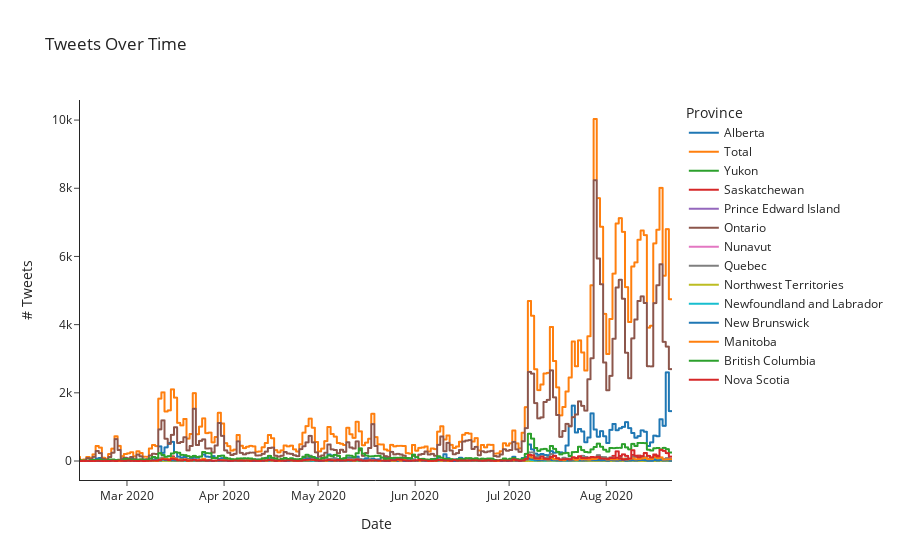

Here is the notebook cell this chart was saved with:
### Markdown cell above
## How many and where?

what does the conversation look like?

### Code cell
import plotly.express as px
min_d,max_d = str(total_df["created_at"].min()).split()[0],str(total_df["created_at"].max()).split()[0]
counts = total_df.groupby(["created_at","province"]).count()["screen_name"].unstack().fillna(0)
# Get grand total for each date
counts = pd.DataFrame(counts.assign(Total=counts.sum(1)).stack()).reset_index().rename({0: "count"},axis=1)

counts = counts[counts["province"].isin(PROVINCES+["Total"])]
idx = pd.MultiIndex.from_product([counts['created_at'].unique(), counts['province'].unique()],names=['created_at', 'province'])
counts = counts.set_index(['created_at', 'province']).reindex(idx).reset_index().sort_values('created_at').fillna(0)
counts
args = {
    "x": "created_at",
    "y": "count",
    "color": "province",
    "line_shape": "vh",
    "title":  "Tweets Over Time",
    "template": "simple_white",
    "labels": {"count": "# Tweets", "created_at": "Date", "province": "Province"},
}

fig = px.line(counts,**args)
# fig.write_html(f"../visualizations/exploratory_analysis/{min_d}_{max_d}-tweets_over_time.html")
fig.show()

### Figure 1 — Plotly figure (JSON) as saved in the notebook; plotly's stock layout.template omitted (floating-point values rounded to 4 significant figures; data arrays with more than 128 entries replaced by an {"elided": "..."} marker saying what was removed)
{"data": [{"hovertemplate": "Province=Alberta<br>Date=%{x}<br># Tweets=%{y}<extra></extra>", "legendgroup": "Alberta", "line": {"color": "#1F77B4", "dash": "solid", "shape": "vh"}, "mode": "lines", "name": "Alberta", "showlegend": true, "type": "scattergl", "x": {"elided": "190 str values"}, "xaxis": "x", "y": {"elided": "190 int values"}, "yaxis": "y"}, {"hovertemplate": "Province=Total<br>Date=%{x}<br># Tweets=%{y}<extra></extra>", "legendgroup": "Total", "line": {"color": "#FF7F0E", "dash": "solid", "shape": "vh"}, "mode": "lines", "name": "Total", "showlegend": true, "type": "scattergl", "x": {"elided": "190 str values"}, "xaxis": "x", "y": {"elided": "190 int values"}, "yaxis": "y"}, {"hovertemplate": "Province=Yukon<br>Date=%{x}<br># Tweets=%{y}<extra></extra>", "legendgroup": "Yukon", "line": {"color": "#2CA02C", "dash": "solid", "shape": "vh"}, "mode": "lines", "name": "Yukon", "showlegend": true, "type": "scattergl", "x": {"elided": "190 str values"}, "xaxis": "x", "y": {"elided": "190 int values"}, "yaxis": "y"}, {"hovertemplate": "Province=Saskatchewan<br>Date=%{x}<br># Tweets=%{y}<extra></extra>", "legendgroup": "Saskatchewan", "line": {"color": "#D62728", "dash": "solid", "shape": "vh"}, "mode": "lines", "name": "Saskatchewan", "showlegend": true, "type": "scattergl", "x": {"elided": "190 str values"}, "xaxis": "x", "y": {"elided": "190 int values"}, "yaxis": "y"}, {"hovertemplate": "Province=Prince Edward Island<br>Date=%{x}<br># Tweets=%{y}<extra></extra>", "legendgroup": "Prince Edward Island", "line": {"color": "#9467BD", "dash": "solid", "shape": "vh"}, "mode": "lines", "name": "Prince Edward Island", "showlegend": true, "type": "scattergl", "x": {"elided": "190 str values"}, "xaxis": "x", "y": {"elided": "190 int values"}, "yaxis": "y"}, {"hovertemplate": "Province=Ontario<br>Date=%{x}<br># Tweets=%{y}<extra></extra>", "legendgroup": "Ontario", "line": {"color": "#8C564B", "dash": "solid", "shape": "vh"}, "mode": "lines", "name": "Ontario", "showlegend": true, "type": "scattergl", "x": {"elided": "190 str values"}, "xaxis": "x", "y": {"elided": "190 int values"}, "yaxis": "y"}, {"hovertemplate": "Province=Nunavut<br>Date=%{x}<br># Tweets=%{y}<extra></extra>", "legendgroup": "Nunavut", "line": {"color": "#E377C2", "dash": "solid", "shape": "vh"}, "mode": "lines", "name": "Nunavut", "showlegend": true, "type": "scattergl", "x": {"elided": "190 str values"}, "xaxis": "x", "y": {"elided": "190 int values"}, "yaxis": "y"}, {"hovertemplate": "Province=Quebec<br>Date=%{x}<br># Tweets=%{y}<extra></extra>", "legendgroup": "Quebec", "line": {"color": "#7F7F7F", "dash": "solid", "shape": "vh"}, "mode": "lines", "name": "Quebec", "showlegend": true, "type": "scattergl", "x": {"elided": "190 str values"}, "xaxis": "x", "y": {"elided": "190 int values"}, "yaxis": "y"}, {"hovertemplate": "Province=Northwest Territories<br>Date=%{x}<br># Tweets=%{y}<extra></extra>", "legendgroup": "Northwest Territories", "line": {"color": "#BCBD22", "dash": "solid", "shape": "vh"}, "mode": "lines", "name": "Northwest Territories", "showlegend": true, "type": "scattergl", "x": {"elided": "190 str values"}, "xaxis": "x", "y": {"elided": "190 int values"}, "yaxis": "y"}, {"hovertemplate": "Province=Newfoundland and Labrador<br>Date=%{x}<br># Tweets=%{y}<extra></extra>", "legendgroup": "Newfoundland and Labrador", "line": {"color": "#17BECF", "dash": "solid", "shape": "vh"}, "mode": "lines", "name": "Newfoundland and Labrador", "showlegend": true, "type": "scattergl", "x": {"elided": "190 str values"}, "xaxis": "x", "y": {"elided": "190 int values"}, "yaxis": "y"}, {"hovertemplate": "Province=New Brunswick<br>Date=%{x}<br># Tweets=%{y}<extra></extra>", "legendgroup": "New Brunswick", "line": {"color": "#1F77B4", "dash": "solid", "shape": "vh"}, "mode": "lines", "name": "New Brunswick", "showlegend": true, "type": "scattergl", "x": {"elided": "190 str values"}, "xaxis": "x", "y": {"elided": "190 int values"}, "yaxis": "y"}, {"hovertemplate": "Province=Manitoba<br>Date=%{x}<br># Tweets=%{y}<extra></extra>", "legendgroup": "Manitoba", "line": {"color": "#FF7F0E", "dash": "solid", "shape": "vh"}, "mode": "lines", "name": "Manitoba", "showlegend": true, "type": "scattergl", "x": {"elided": "190 str values"}, "xaxis": "x", "y": {"elided": "190 int values"}, "yaxis": "y"}, {"hovertemplate": "Province=British Columbia<br>Date=%{x}<br># Tweets=%{y}<extra></extra>", "legendgroup": "British Columbia", "line": {"color": "#2CA02C", "dash": "solid", "shape": "vh"}, "mode": "lines", "name": "British Columbia", "showlegend": true, "type": "scattergl", "x": {"elided": "190 str values"}, "xaxis": "x", "y": {"elided": "190 int values"}, "yaxis": "y"}, {"hovertemplate": "Province=Nova Scotia<br>Date=%{x}<br># Tweets=%{y}<extra></extra>", "legendgroup": "Nova Scotia", "line": {"color": "#D62728", "dash": "solid", "shape": "vh"}, "mode": "lines", "name": "Nova Scotia", "showlegend": true, "type": "scattergl", "x": {"elided": "190 str values"}, "xaxis": "x", "y": {"elided": "190 int values"}, "yaxis": "y"}], "layout": {"legend": {"title": {"text": "Province"}, "tracegroupgap": 0}, "title": {"text": "Tweets Over Time"}, "xaxis": {"anchor": "y", "domain": [0, 1], "title": {"text": "Date"}}, "yaxis": {"anchor": "x", "domain": [0, 1], "title": {"text": "# Tweets"}}}}
